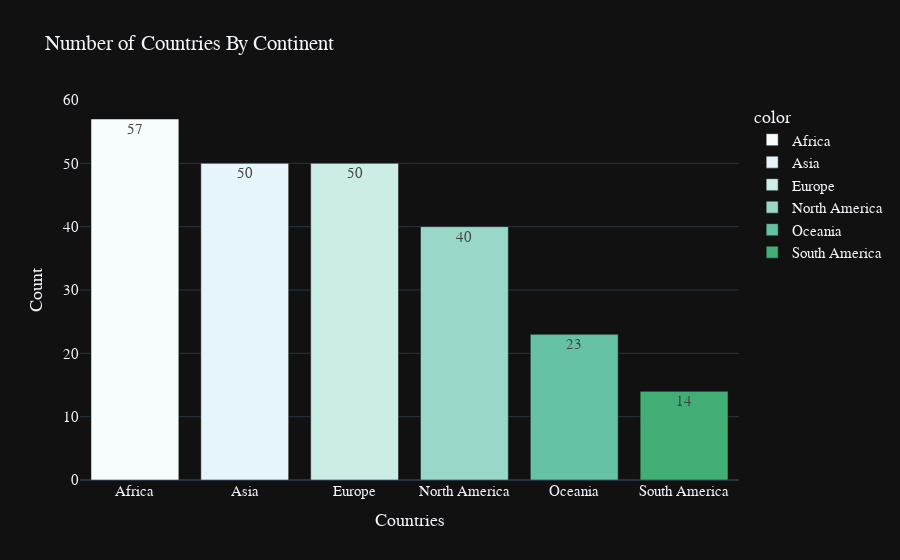

Notebook cell for this chart:
### Code cell
country=df['Continent'].value_counts()
fig=px.bar(x=country.index,
          y=country.values,
          color=country.index,
          color_discrete_sequence=px.colors.sequential.BuGn,
          text=country.values,
          title= 'Number of Countries By Continent',
          template= 'plotly_dark')

fig.update_layout(xaxis_title="Countries",
                 yaxis_title="Count",
                 font=dict(size=15, family="Franklin Gothic"))

fig.show()

### Figure 1 — Plotly figure (JSON) as saved in the notebook; plotly's stock layout.template omitted (floating-point values rounded to 4 significant figures)
{"data": [{"alignmentgroup": "True", "hovertemplate": "color=Africa<br>x=%{x}<br>y=%{y}<br>text=%{text}<extra></extra>", "legendgroup": "Africa", "marker": {"color": "rgb(247,252,253)", "pattern": {"shape": ""}}, "name": "Africa", "offsetgroup": "Africa", "orientation": "v", "showlegend": true, "text": [57.0], "textposition": "auto", "type": "bar", "x": ["Africa"], "xaxis": "x", "y": [57], "yaxis": "y"}, {"alignmentgroup": "True", "hovertemplate": "color=Asia<br>x=%{x}<br>y=%{y}<br>text=%{text}<extra></extra>", "legendgroup": "Asia", "marker": {"color": "rgb(229,245,249)", "pattern": {"shape": ""}}, "name": "Asia", "offsetgroup": "Asia", "orientation": "v", "showlegend": true, "text": [50.0], "textposition": "auto", "type": "bar", "x": ["Asia"], "xaxis": "x", "y": [50], "yaxis": "y"}, {"alignmentgroup": "True", "hovertemplate": "color=Europe<br>x=%{x}<br>y=%{y}<br>text=%{text}<extra></extra>", "legendgroup": "Europe", "marker": {"color": "rgb(204,236,230)", "pattern": {"shape": ""}}, "name": "Europe", "offsetgroup": "Europe", "orientation": "v", "showlegend": true, "text": [50.0], "textposition": "auto", "type": "bar", "x": ["Europe"], "xaxis": "x", "y": [50], "yaxis": "y"}, {"alignmentgroup": "True", "hovertemplate": "color=North America<br>x=%{x}<br>y=%{y}<br>text=%{text}<extra></extra>", "legendgroup": "North America", "marker": {"color": "rgb(153,216,201)", "pattern": {"shape": ""}}, "name": "North America", "offsetgroup": "North America", "orientation": "v", "showlegend": true, "text": [40.0], "textposition": "auto", "type": "bar", "x": ["North America"], "xaxis": "x", "y": [40], "yaxis": "y"}, {"alignmentgroup": "True", "hovertemplate": "color=Oceania<br>x=%{x}<br>y=%{y}<br>text=%{text}<extra></extra>", "legendgroup": "Oceania", "marker": {"color": "rgb(102,194,164)", "pattern": {"shape": ""}}, "name": "Oceania", "offsetgroup": "Oceania", "orientation": "v", "showlegend": true, "text": [23.0], "textposition": "auto", "type": "bar", "x": ["Oceania"], "xaxis": "x", "y": [23], "yaxis": "y"}, {"alignmentgroup": "True", "hovertemplate": "color=South America<br>x=%{x}<br>y=%{y}<br>text=%{text}<extra></extra>", "legendgroup": "South America", "marker": {"color": "rgb(65,174,118)", "pattern": {"shape": ""}}, "name": "South America", "offsetgroup": "South America", "orientation": "v", "showlegend": true, "text": [14.0], "textposition": "auto", "type": "bar", "x": ["South America"], "xaxis": "x", "y": [14], "yaxis": "y"}], "layout": {"barmode": "relative", "font": {"family": "Franklin Gothic", "size": 15}, "legend": {"title": {"text": "color"}, "tracegroupgap": 0}, "title": {"text": "Number of Countries By Continent"}, "xaxis": {"anchor": "y", "domain": [0.0, 1.0], "title": {"text": "Countries"}}, "yaxis": {"anchor": "x", "domain": [0.0, 1.0], "title": {"text": "Count"}}}}
